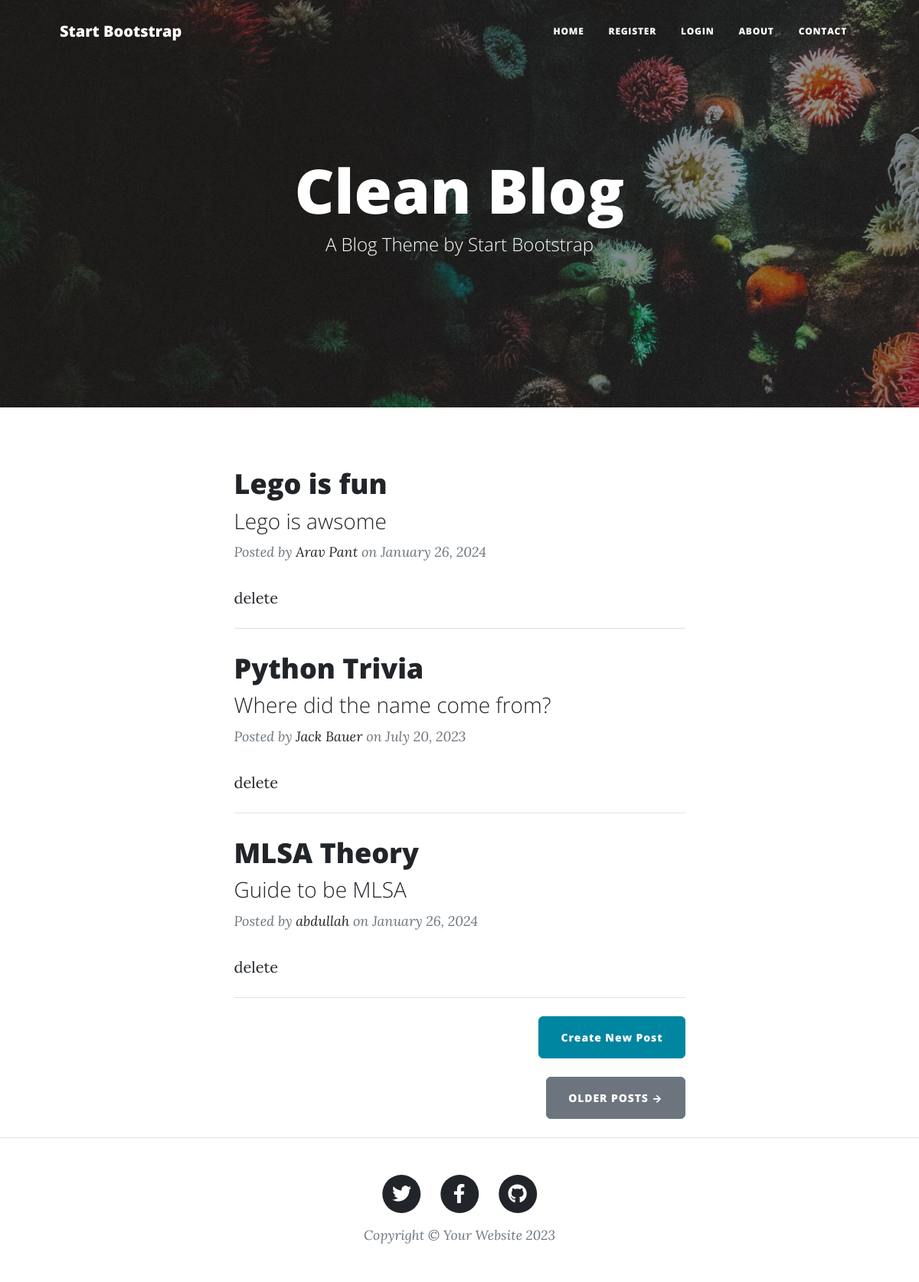
The page / on the database its author committed.
### main.py (models this page shows)
class BlogPost(db.Model):
    id: Mapped[int] = mapped_column(Integer, primary_key=True)
    title: Mapped[str] = mapped_column(String(250), unique=True, nullable=False)
    subtitle: Mapped[str] = mapped_column(String(250), nullable=False)
    date: Mapped[str] = mapped_column(String(250), nullable=False)
    body: Mapped[str] = mapped_column(Text, nullable=False)
    author: Mapped[str] = mapped_column(String(250), nullable=False)
    img_url: Mapped[str] = mapped_column(String(250), nullable=False)

### main.py (the view)
@app.route('/')
def get_all_posts():
    all = BlogPost.query.all()
    posts = []
    for post in all:
        posts_in_dict = {"id": post.id,
                         "title": post.title,
                         "subtitle": post.subtitle,
                         "date": post.date,
                         "body": post.body,
                         "author": post.author,
                         "img_url": post.img_url}
        posts.append(posts_in_dict)
    return render_template("index.html", all_posts=posts)

### templates/index.html
{% include "header.html" %}
<header
  class="masthead"
  style="background-image: url('../static/assets/img/home-bg.jpg')"
>
  <div class="container position-relative px-4 px-lg-5">
    <div class="row gx-4 gx-lg-5 justify-content-center">
      <div class="col-md-10 col-lg-8 col-xl-7">
        <div class="site-heading">
          <h1>Clean Blog</h1>
          <span class="subheading">A Blog Theme by Start Bootstrap</span>
        </div>
      </div>
    </div>
  </div>
</header>
<div class="container px-4 px-lg-5">
  <div class="row gx-4 gx-lg-5 justify-content-center">
    <div class="col-md-10 col-lg-8 col-xl-7">
      {% for post in all_posts %}
      <div class="post-preview">
        <a href="{{ url_for('show_post', post_id=post.id) }}">
          <h2 class="post-title">{{ post.title }}</h2>
          <h3 class="post-subtitle">{{ post.subtitle }}</h3>
        </a>
        <p class="post-meta">
          Posted by
          <a href="#">{{post.author}}</a>
          on {{post.date}}
        </p>
          <a href="{{ url_for("delete_the_post",post_id=post.id) }}">delete</a>
      </div>
      <hr class="my-4" />
      {% endfor %}
      <div class="d-flex justify-content-end mb-4">
        <a
          class="btn btn-primary float-right"
          href="{{ url_for('add_new_blog_post') }}"
          >Create New Post</a>
      </div>
      <div class="d-flex justify-content-end mb-4">
        <a class="btn btn-secondary text-uppercase" href="#!">Older Posts →</a>
      </div>
    </div>
  </div>
</div>
{% include "footer.html" %}

### rows shown on the page
BlogPost: title "Lego is fun", subtitle "Lego is awsome", author "Arav Pant", date "January 26, 2024"
BlogPost: title "Python Trivia", subtitle "Where did the name come from?", author "Jack Bauer", date "July 20, 2023"
BlogPost: title "MLSA Theory", subtitle "Guide to be MLSA", author "abdullah", date "January 26, 2024"
